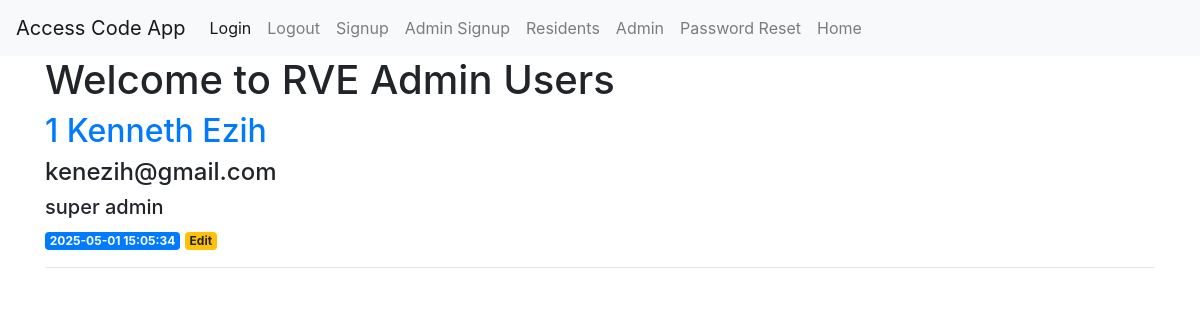
Page /admin_users (signed in) on the earlier database version.
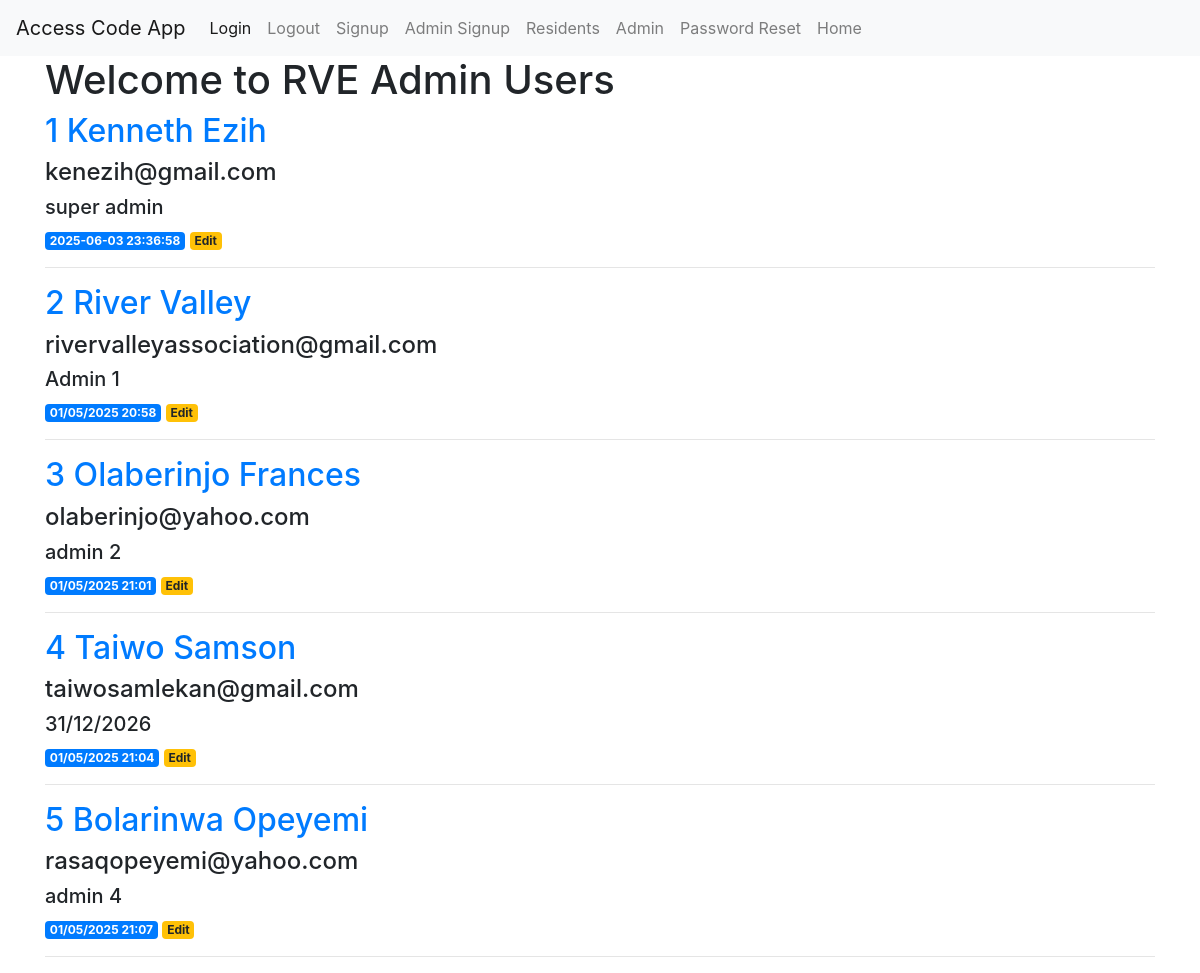
Same page on the later database version.
### tables this page shows
CREATE TABLE admin_users (
    admin_id INTEGER PRIMARY KEY AUTOINCREMENT,
    full_name TEXT NOT NULL,
    a_address TEXT NOT NULL,
    email TEXT NOT NULL,
    a_profile TEXT NOT NULL,
    validity_date TIMESTAMP NOT NULL,
    a_created TIMESTAMP NOT NULL DEFAULT CURRENT_TIMESTAMP
);

### app.py (the view)
@app.route('/admin_users')
def admin_users():
    if request.method == 'GET':
        if session.get('user') == None:
            if session.get('user_name'):
                flash('Please Login', category='error')
            return redirect(url_for('admin_login'))
    conn = get_db_connection()
    admin_users = conn.execute('SELECT * FROM admin_users').fetchall()
    conn.close()
    return render_template('admin_users.html', admin_users=admin_users)

### app.py (called while the page is built)
def get_db_connection():
    conn = sqlite3.connect('database.db')
    conn.row_factory = sqlite3.Row
    return conn

### templates/admin_users.html
{% extends 'base4.html' %}
{% block content %}
    <h1>{% block title %} Welcome to RVE Admin Users {% endblock %}</h1>
    {% for admin_users in admin_users %}
        <a href="{{ url_for('view_admin', admin_id=admin_users['admin_id']) }}">
            <h2>{{ admin_users['admin_id'] }} {{ admin_users['full_name'] }}</h2>
        </a>
        <h4>{{ admin_users['email'] }}</h4>
        <h5>{{ admin_users['a_profile']}}</h5>
        <span class="badge badge-primary">{{ admin_users['a_created'] }}</span>
        <a href="{{ url_for('view_admin', admin_id=admin_users['admin_id']) }}">
            <span class="badge badge-warning">Edit</span>
        </a>
        <hr>
    {% endfor %}
{% endblock %}

### templates/base4.html (shortened to what this page needs)
<!doctype html>
<html lang="en">
  <head>
    <link rel="stylesheet" href="https://stackpath.bootstrapcdn.com/bootstrap/4.3.1/css/bootstrap.min.css">
  </head>
  <body>
    <nav class="navbar navbar-expand-md navbar-light bg-light">
      <a class="navbar-brand" href="#">Access Code App</a>
        <div class="collapse navbar-collapse" id="navbarNav">
            <ul class="navbar-nav">
              <li class="nav-item active">
                <a class="nav-link" href="{{ url_for('admin_login') }}">Login</a>
              </li>
              <li class="nav-item">
                <a class="nav-link" href="{{url_for('alogout')}}">Logout</a>
              </li>
              <li class="nav-item">
                <a class="nav-link" href="{{url_for('register')}}">Signup</a>
              </li>
              <li class="nav-item">
                <a class="nav-link" href="{{url_for('admin_signup')}}">Admin Signup</a>
              </li>
              <li class="nav-item">
                <a class="nav-link" href="{{url_for('users')}}">Residents</a>
              </li>
              <li class="nav-item">
                <a class="nav-link" href="{{url_for('admin_users')}}">Admin</a>
              </li>
              <li class="nav-item">
                <a class="nav-link" href="{{url_for('reset')}}">Password Reset</a>
              </li>
              <li class="nav-item">
                <a class="nav-link" href="{{url_for('home')}}">Home</a>
              </li>
            </ul>
        </div>
    </nav>
    <div class="container">
      {% block content %} {% endblock %}
    </div>
  </body>
</html>

Differences in the rows shown:
changed admin_users "Kenneth Ezih": a_created "2025-05-01 15:05:34" → "2025-06-03 23:36:58"
added admin_users: admin_id "2", full_name "River Valley", email "rivervalleyassociation@gmail.com", a_profile "Admin 1", a_created "01/05/2025 20:58"
added admin_users: admin_id "3", full_name "Olaberinjo Frances", email "olaberinjo@yahoo.com", a_profile "admin 2", a_created "01/05/2025 21:01"
added admin_users: admin_id "4", full_name "Taiwo Samson", email "taiwosamlekan@gmail.com", a_profile "31/12/2026", a_created "01/05/2025 21:04"
added admin_users: admin_id "5", full_name "Bolarinwa Opeyemi", email "rasaqopeyemi@yahoo.com", a_profile "admin 4", a_created "01/05/2025 21:07"
